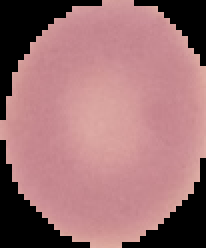
#> input picture dataset/test/uninfected/C61P22N_ThinF_IMG_20150818_112811_cell_8.png, 103 x 124 px (shown 2 times larger); its folder holds 4 pictures in this run
$ jupyter execute --allow-errors 'Malaria Detection Code.ipynb'   (shell and % lines are left out)   (older library calls are emulated)
#> lines starting #> are read from the running program, lines starting #| are printed output that depends on the picture
#> in import_images, image is the input picture: shape (124, 103, 3); mean B, G, R 115.1, 112.1, 158
#> in import_images (call 2), `imgGray = cv2.imread(files,0)`:
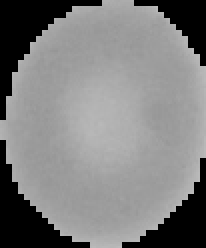
#> imgGray: shape (124, 103) (shown 2 times larger); min 0, max 188, mean 125.9
### utils.py
import glob
import cv2
import numpy as np


def import_images(folder):
    grey = []
    img = []
    for files in glob.glob(folder):
        image = cv2.imread(files)
        imgGray = cv2.imread(files,0)
        imgGray = cv2.medianBlur(imgGray, 3)
        img.append(image)
        grey.append(imgGray)
#> pass 2 of the loop in import_images, `for files in glob.glob(folder):`:
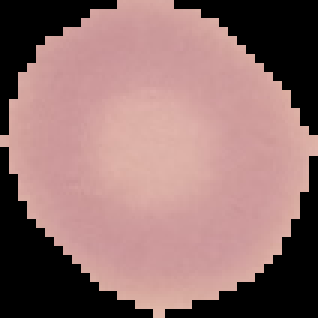
#> input picture dataset/test/uninfected/C63P24N_ThinF_IMG_20150818_143319_cell_32.png, 106 x 106 px (shown 3 times larger)
#> in import_images, image is the input picture: shape (106, 106, 3); mean B, G, R 110.6, 112.3, 146.4
#> in import_images (call 2), `imgGray = cv2.imread(files,0)`:
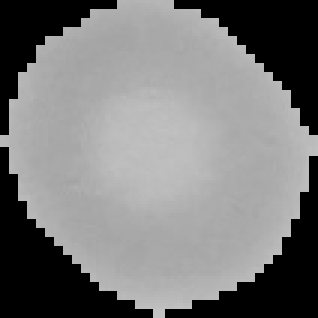
#> imgGray: shape (106, 106) (shown 3 times larger); min 0, max 195, mean 122
#> pass 3 of the loop in import_images, `for files in glob.glob(folder):`:
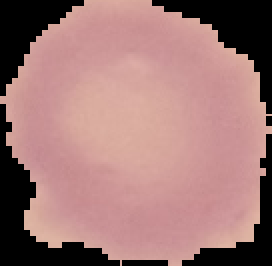
#> input picture dataset/test/uninfected/C63P24N_ThinF_IMG_20150818_143319_cell_63.png, 136 x 133 px (shown 2 times larger)
#> in import_images, image is the input picture: shape (133, 136, 3); mean B, G, R 117.5, 119.8, 160.1
#> in import_images (call 2), `imgGray = cv2.imread(files,0)`:
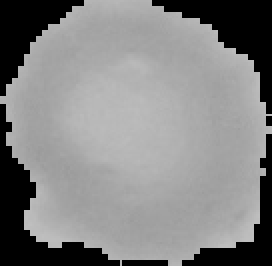
#> imgGray: shape (133, 136) (shown 2 times larger); min 0, max 191, mean 131.2
#> the loop made 4 passes; the first 3 are shown
    return img, grey


def make_label(length):
#> called with length = 27558
    labels = []
    for i in range(length):
        if i < int(length/2):
            labels.append(1)
        else:
            labels.append(0)
    return np.array(labels, dtype='int8')

### preprocessing.py
import cv2
import numpy as np
import mahotas
from skimage import feature
from skimage import filters
from skimage.filters import unsharp_mask

def resize_image(image, size, rsize):
#> called with size = 27558, rsize = 64
    np_img = []
    for i in range(size):
        resized = cv2.resize(image[i],(rsize,rsize))
        np_img.append(resized)
    return np.array(np_img)


def canny_preprocessing(images, size):
#> called with size = 27558
    canny_images = []
    for i in range(size):
        im = feature.canny(images[i], sigma=0.1)
        im = np.int8(im)
        im = cv2.normalize(im, None, 0, 255, cv2.NORM_MINMAX, cv2.CV_8U)
        canny_images.append(im)
    return canny_images

def clahe_preprocessing(images, size):
#> called with size = 27558
    clahe_im = []
    clahe = cv2.createCLAHE(clipLimit=20.0, tileGridSize=(16,16))  #Define tile size and clip limit.
    for i in range(size):
        img = images[i]
        clahe_img = clahe.apply(img)
        ret2,bin_img = cv2.threshold(clahe_img,0,255,cv2.THRESH_BINARY+cv2.THRESH_OTSU)
        clahe_im.append(bin_img)
    return clahe_im


def sobel_preprocessing(images, size):
#> called with size = 27558
    sobel_img = []
    for i in range(size):
        img = images[i]
        sobel = filters.sobel(img)
        sobel = unsharp_mask(sobel, radius=10, amount=10)
        sobel = cv2.normalize(sobel, None, 0, 255, cv2.NORM_MINMAX, cv2.CV_8U)
        sobel_img.append(sobel)
    return sobel_img

def scharr_preprocessing(images, size):
#> called with size = 27558
    scharr_img = []
    for i in range(size):
        img = images[i]
        scharr = filters.scharr(img)
        scharr = unsharp_mask(scharr, radius=10, amount=10)
        scharr = cv2.normalize(scharr, None, 0, 255, cv2.NORM_MINMAX, cv2.CV_8U)
        scharr_img.append(scharr)
    return scharr_img

def global_feature_extractor(img, length):
    global_features = []
    for i in range(length):
        # HUMoments for extracting shape
        humoment = cv2.HuMoments(cv2.moments(img[i])).flatten()

        # Haralick for extracting texture
        haralick = mahotas.features.haralick(img[i]).mean(axis=0)

        #Histogram for color extraction
        hist  = cv2.calcHist(img[i], [0], None, [8], [0, 256])
        cv2.normalize(hist, hist)
        hist_flat = hist.flatten()

        features = np.hstack([humoment, hist_flat, haralick])
        global_features.append(features)
    return np.array(global_features)

### save_load.py
import pickle
# [4 lines left out: function save_model, not called in this run]

def load_model(model):
    return pickle.load(open(model, 'rb'))

def save_feature(feature, filename):
    with open(filename + '.pkl', 'wb') as file:
        pickle.dump(feature, file)
    print("Successfully saved features")

def load_feature(feature):
    return pickle.load(open(feature, 'rb'))

### Malaria Detection Code.ipynb
[cell 1]
from save_load import save_model, load_model, save_feature, load_feature
from utils import import_images, make_label
from LocalFeature import LocalFeature
import numpy as np
import pandas as pd
import cv2
import preprocessing
from general_model import LogisticModel, SVMModel, StandardScaling
from sklearn.model_selection import train_test_split
from sklearn.linear_model import LogisticRegression
import copy

[cell 2]
from sklearn import metrics
import matplotlib.pyplot as plt
def metric(y_test, y_pred):
    matrix = metrics.confusion_matrix(y_test, y_pred)
    accuracy = metrics.accuracy_score(y_test, y_pred)
    precision = metrics.precision_score(y_test, y_pred)
    recall = metrics.recall_score(y_test, y_pred)
    f1 = metrics.f1_score(y_test, y_pred)
    return matrix,accuracy,precision,recall,f1

def plot_roc(y1, y2, prob_list,classes):
    fpr = []
    tpr = []
    roc_auc = []
    for i,name in enumerate(classes):
        if name == 'SIFT BOVW':
            f, t, _ = metrics.roc_curve(y2, prob_list[i], pos_label=1)
            ra = metrics.roc_auc_score(y2, prob_list[i])
            fpr.append(f)
            tpr.append(t)
            roc_auc.append(ra)
            continue
        f, t, _ = metrics.roc_curve(y1, prob_list[i], pos_label=1)
        ra = metrics.roc_auc_score(y1, prob_list[i])
        fpr.append(f)
        tpr.append(t)
        roc_auc.append(ra)

    plt.figure(figsize=(12, 6))
    colors = [ 'red','orange', 'purple']
    for i in range(len(classes)):
        plt.plot(fpr[i], tpr[i], color=colors[i],label='ROC curve for ' + classes[i] + ' class (area = {1:0.2f})'
                 ''.format(i, roc_auc[i]))

    plt.xlabel('False Positive Rate')
    plt.ylabel('True Positive Rate')
    plt.legend()
    plt.show()

<h3>Import images in original and grayscale

[cell 3]
p_img, p_grey = import_images(r'/Users/harsh/ML/Project/cell_images/Parasitized/*.png')
u_img, u_grey = import_images(r'/Users/harsh/ML/Project/cell_images/Uninfected/*.png')

[cell 4]
original_image = p_img.copy()
original_image.extend(u_img)
gray_image = p_grey.copy()
gray_image.extend(u_grey)

[cell 5]
save_feature(original_image,'./features_pkl/original_images')
save_feature(gray_image,'./features_pkl/original_images_gray')

[cell 6]
original_image = load_feature('./features_pkl/original_images.pkl')
gray_image = load_feature('./features_pkl/original_images_gray.pkl')
print("Original shape:",len(original_image))
print("Gray shape:",len(gray_image))
